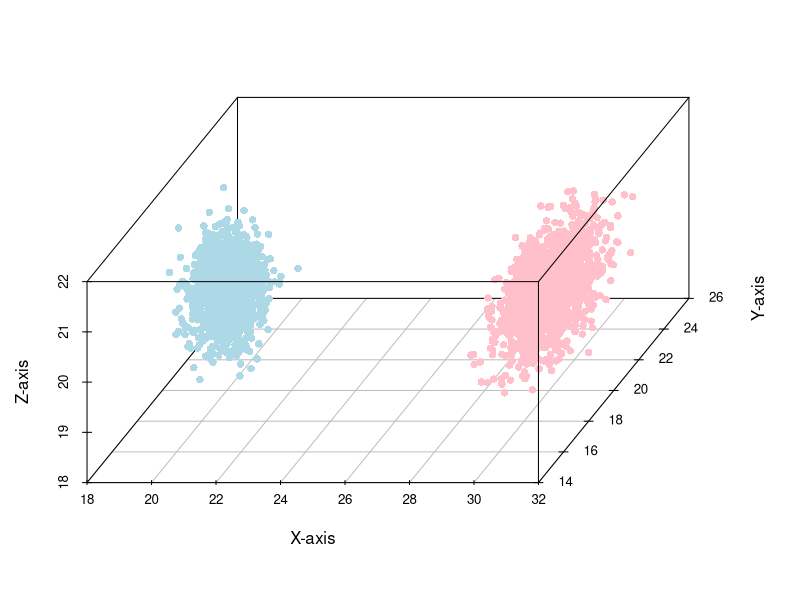
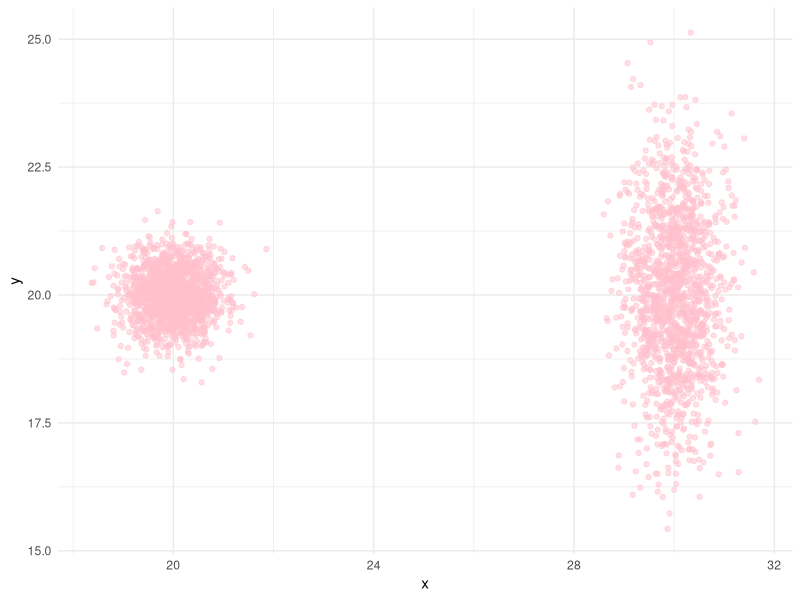
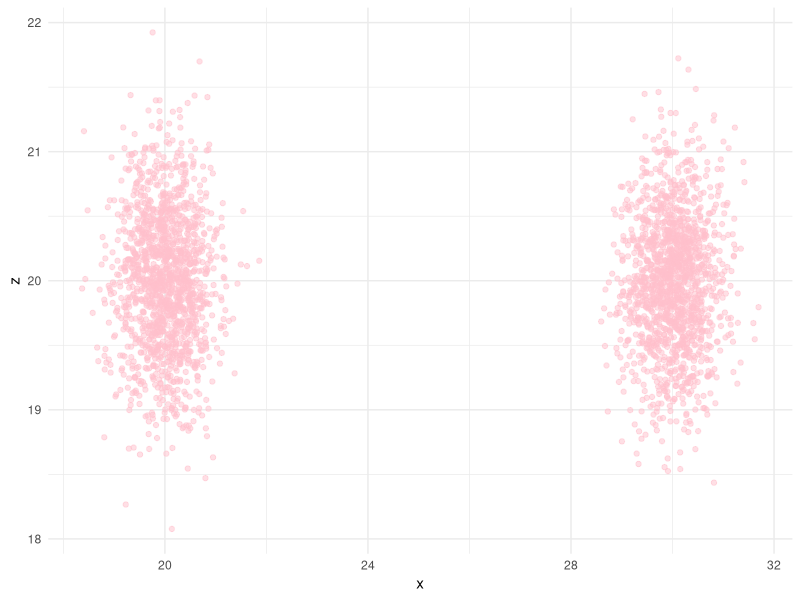
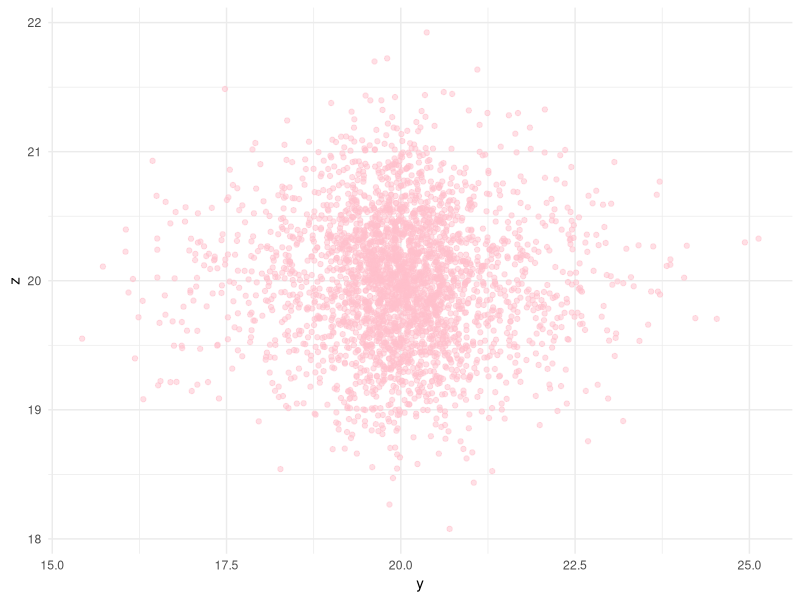

The R source for these figures, in order:
library(ggplot2)
library(scatterplot3d)
library(gridExtra)

# Hopkins statistic
hopkins_statistic <- function(D, r) {
  R <- D[sample(1:nrow(D), r), ]
  
  synthetic_range <- apply(D, 2, range)
  S <- matrix(runif(r * ncol(D), min = synthetic_range[1, ], max = synthetic_range[2, ]), nrow = r)
  
  nearest_neighbor_distance <- function(points, data) {
    dists <- apply(points, 1, function(p) {
      d <- sqrt(rowSums((data - p)^2))
      min(d[d > 0])
    })
    return(dists)
  }
  
  alpha <- nearest_neighbor_distance(R, D)
  beta <- nearest_neighbor_distance(S, D) 
  
  H <- sum(beta) / (sum(alpha) + sum(beta))
  
  return(H)
}

# plot pairs of features
plot_pairs <- function(data, combo, hopkins_value) {
  ggplot(data, aes_string(x = combo[1], y = combo[2])) +
    geom_point(alpha = 0.5, color = "pink") +
    labs(
      x = combo[1],
      y = combo[2],
    ) +
    theme_minimal()
}


# best feature combination based on Hopkins statistic
best_feature_combination <- function(data, r = 50) {
  feature_names <- colnames(data)
  combinations <- combn(feature_names, 2, simplify = FALSE)
  
  best_combination <- NULL
  best_hopkins_value <- -Inf 
  result_pairs <- list() 
  
  for (combo in combinations) {
    subset_data <- data[, combo, drop = FALSE]
    hopkins_value <- hopkins_statistic(subset_data, r)
    
    result_pairs[[paste(combo, collapse = " & ")]] <- hopkins_value
    
    cat("Combo: ", combo, " with Hopkins value: ", hopkins_value, "\n")
    
    if (hopkins_value > best_hopkins_value) {
      best_hopkins_value <- hopkins_value
      best_combination <- combo
    }
  }
  
  return(list(combination = best_combination, 
              hopkins_value = best_hopkins_value, 
              result_pairs = result_pairs))
}

# good clustered data
set.seed(123)

x1 <- rnorm(n = 1500, mean = 30, sd = 0.5)
y1 <- rnorm(n = 1500, mean = 20, sd = 1.5)
z1 <- rnorm(n = 1500, mean = 20, sd = 0.5)

x2 <- rnorm(n = 1500, mean = 20, sd = 0.5)
y2 <- rnorm(n = 1500, mean = 20, sd = 0.5)
z2 <- rnorm(n = 1500, mean = 20, sd = 0.5)

data <- data.frame(
  x = c(x1, x2),
  y = c(y1, y2),
  z = c(z1, z2)
)

# raw data plot
scatterplot3d(data$x, data$y, data$z, 
              pch = 16, 
              color = c(rep("pink", 1500), rep("lightblue", 1500)), 
              main = "",
              xlab = "X-axis", 
              ylab = "Y-axis", 
              zlab = "Z-axis",
              angle = 55)

# overall Hopkins and for each pair
r <- 50 
shuffled_data <- data[sample(nrow(data)), ]

H_value <- hopkins_statistic(shuffled_data, r)
print(H_value)

# the best feature combination
best_combination_result <- best_feature_combination(data, r)
cat("Best pair: ", best_combination_result$combination, "\n")

# each pair with their Hopkins values
for (combo in names(best_combination_result$result_pairs)) {
  variables <- strsplit(combo, " & ")[[1]]
  hopkins_value <- best_combination_result$result_pairs[[combo]]
  
  plot <- plot_pairs(shuffled_data, variables, hopkins_value)
  
  print(plot)
}
